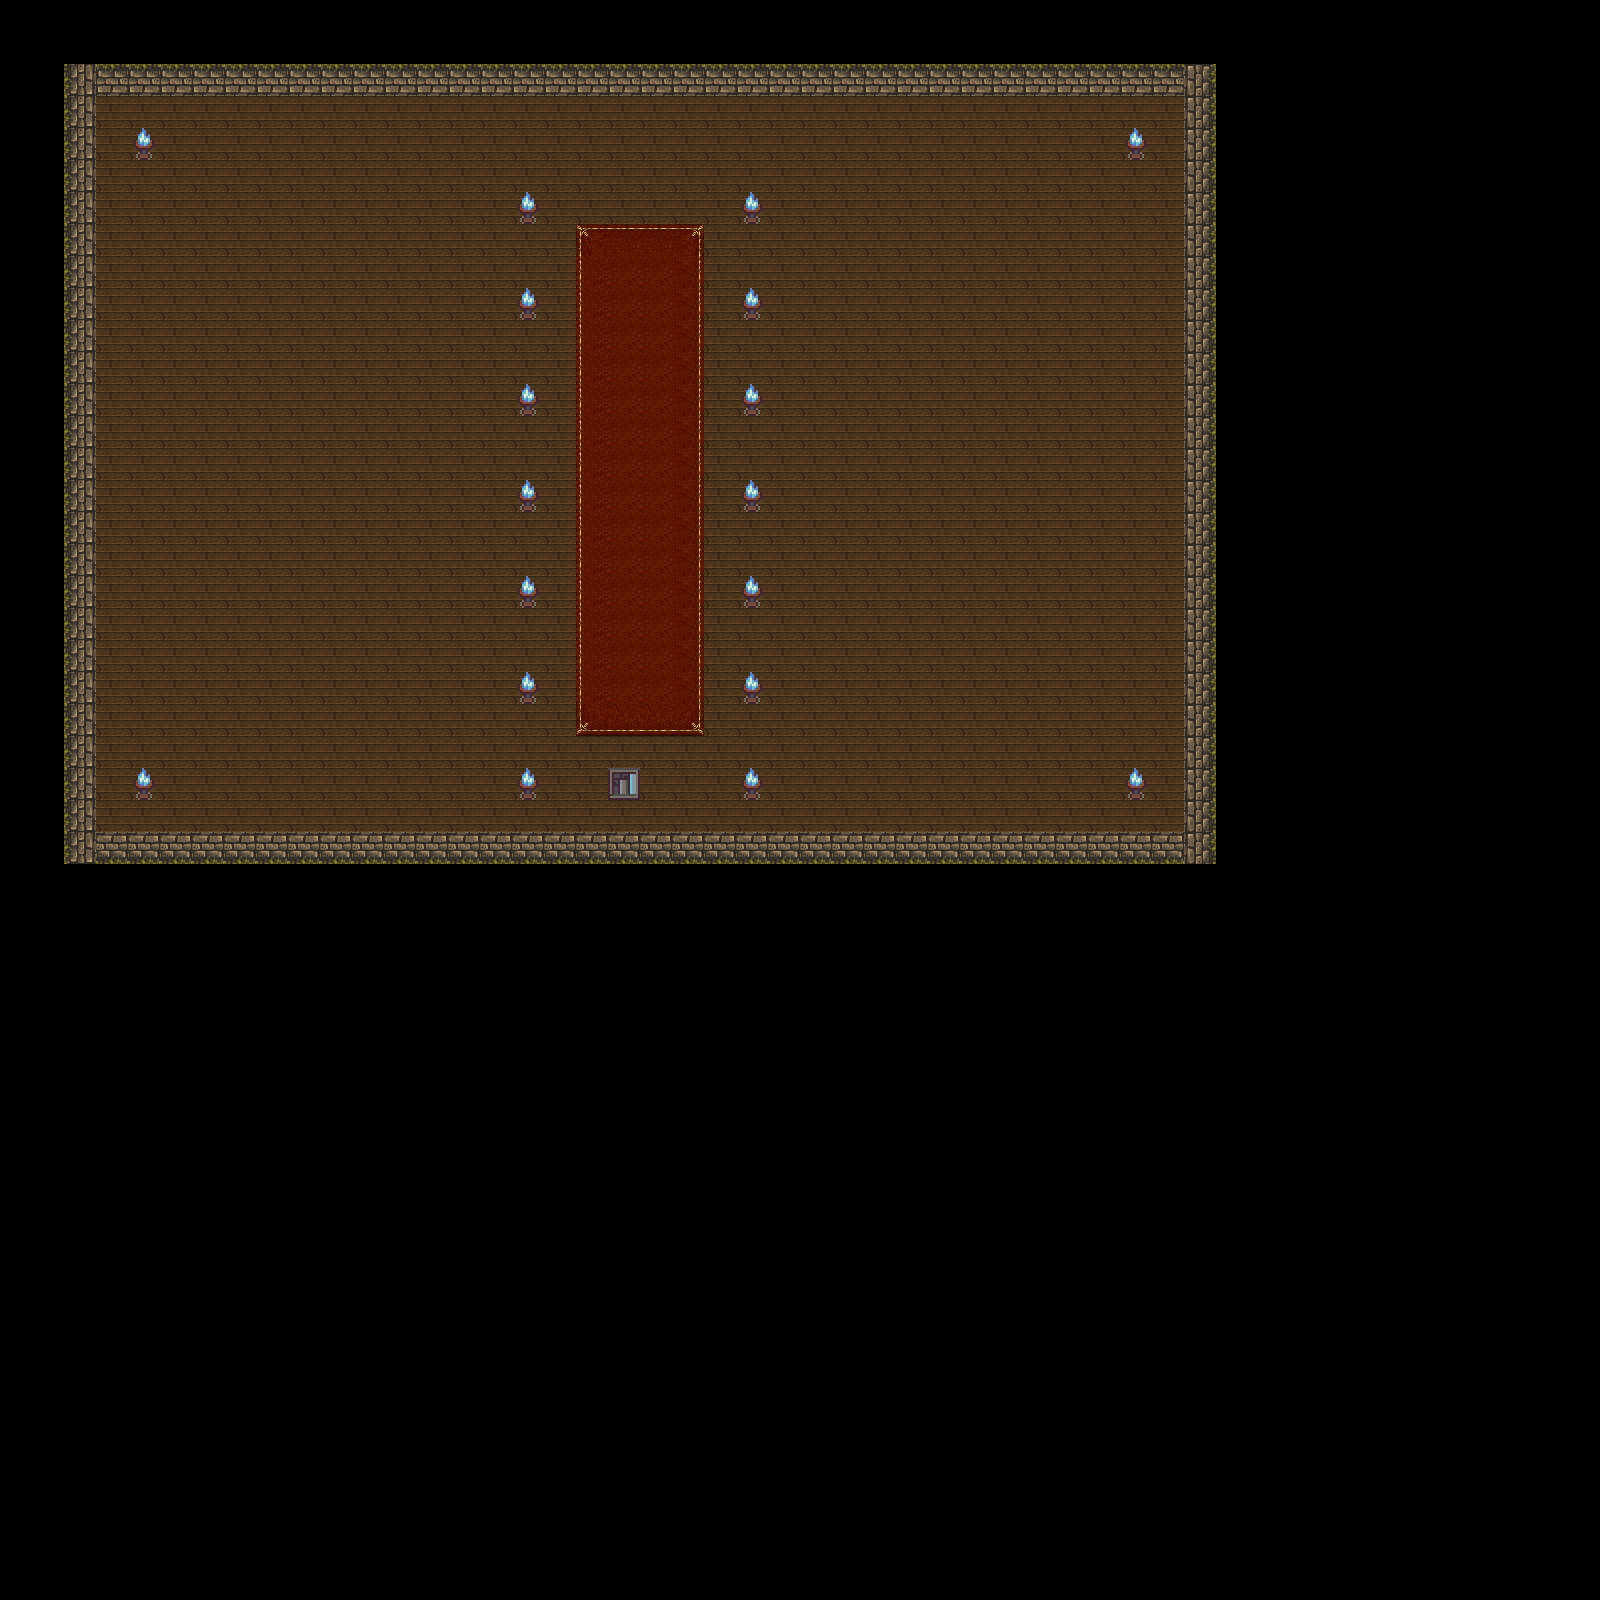

A level layout from a 2D game, rendered from its tile map. Below: a short description, then the map file with tile-grid data replaced by summaries:
An orthogonal 50x50 tile map with 32x32 px tiles, 2 tile layers (Background, Foreground), 3 tilesets and 31 objects (8x Enemy, Flame01, Flame03, Flame05, Flame07, ...).

<map version="1.0" orientation="orthogonal" renderorder="right-down" width="50" height="50" tilewidth="32" tileheight="32" nextobjectid="52">
 <tileset firstgid="1" name="1" tilewidth="32" tileheight="32" tilecount="900" columns="30">
  <image source="../tilesets/hyptosis_tile-art-batch-1.png" width="960" height="960" />
 </tileset>
 <tileset firstgid="901" name="Tiny32" tilewidth="32" tileheight="32" tilecount="256" columns="16">
  <image source="../tilesets/Tiny32-Complete-Spritesheet-Repack3_large.png" width="512" height="512" />
  <tile id="205">
   <animation>
    <frame tileid="205" duration="100" />
    <frame tileid="206" duration="100" />
    <frame tileid="207" duration="100" />
   </animation>
  </tile>
  <tile id="221">
   <animation>
    <frame tileid="221" duration="100" />
    <frame tileid="222" duration="100" />
    <frame tileid="223" duration="100" />
   </animation>
  </tile>
  <tile id="237">
   <animation>
    <frame tileid="237" duration="100" />
    <frame tileid="238" duration="100" />
    <frame tileid="239" duration="100" />
   </animation>
  </tile>
  <tile id="253">
   <animation>
    <frame tileid="253" duration="100" />
    <frame tileid="254" duration="100" />
    <frame tileid="255" duration="100" />
   </animation>
  </tile>
 </tileset>
 <tileset firstgid="1157" name="stone_house" tilewidth="32" tileheight="32" tilecount="256" columns="16">
  <image source="../tilesets/stone_house_interior.png" width="512" height="512" />
 </tileset>
 <layer name="Background" width="50" height="50">
  <data>[2500 cells, 900 non-empty, 11 distinct tile ids]</data>
 </layer>
 <objectgroup name="Objects">
  <object id="1" name="Flame01" x="128" y="128" width="32" height="32" />
  <object id="2" name="Flame03" x="128" y="768" width="32" height="32" />
  <object id="3" name="Flame05" x="512" y="192" width="32" height="32" />
  <object id="4" name="Flame07" x="512" y="288" width="32" height="32" />
  <object id="5" name="Flame09" x="512" y="384" width="32" height="32" />
  <object id="6" name="Flame11" x="512" y="480" width="32" height="32" />
  <object id="8" name="Flame13" x="512" y="576" width="32" height="32" />
  <object id="9" name="Flame15" x="512" y="672" width="32" height="32" />
  <object id="10" name="Flame17" x="512" y="768" width="32" height="32" />
  <object id="11" name="Flame18" x="736" y="768" width="32" height="32" />
  <object id="12" name="Flame16" x="736" y="672" width="32" height="32" />
  <object id="13" name="Flame14" x="736" y="576" width="32" height="32" />
  <object id="14" name="Flame12" x="736" y="480" width="32" height="32" />
  <object id="15" name="Flame10" x="736" y="384" width="32" height="32" />
  <object id="16" name="Flame08" x="736" y="288" width="32" height="32" />
  <object id="17" name="Flame06" x="736" y="192" width="32" height="32" />
  <object id="18" name="Flame02" x="1120" y="128" width="32" height="32" />
  <object id="19" name="Flame04" x="1120" y="768" width="32" height="32" />
  <object id="21" name="WestWall" x="64" y="64" width="32" height="800" />
  <object id="22" name="EastWall" x="1184" y="64" width="32" height="800" />
  <object id="23" name="SouthWall" x="96" y="832" width="1088" height="32" />
  <object id="24" name="NorthWall" x="96" y="64" width="1088" height="32" />
 </objectgroup>
 <objectgroup name="Enemies">
  <object id="42" name="castle_guard4" type="Enemy" x="1056" y="256" width="32" height="32" />
  <object id="44" name="castle_guard3" type="Enemy" x="864" y="384" width="32" height="32" />
  <object id="45" name="castle_guard7" type="Enemy" x="1024" y="608" width="32" height="32" />
  <object id="46" name="castle_guard8" type="Enemy" x="928" y="704" width="32" height="32" />
  <object id="47" name="castle_guard2" type="Enemy" x="256" y="608" width="32" height="32" />
  <object id="48" name="castle_guard5" type="Enemy" x="160" y="288" width="32" height="32" />
  <object id="49" name="castle_guard6" type="Enemy" x="384" y="160" width="32" height="32" />
  <object id="51" name="castle_guard1" type="Enemy" x="640" y="160" width="32" height="32" />
 </objectgroup>
 <objectgroup name="Portals">
  <object id="41" name="Stairs" type="Portal" x="608" y="768" width="32" height="32" />
 </objectgroup>
 <layer name="Foreground" width="50" height="50">
  <data>[2500 cells, 19 non-empty, 2 distinct tile ids]</data>
 </layer>
</map>
